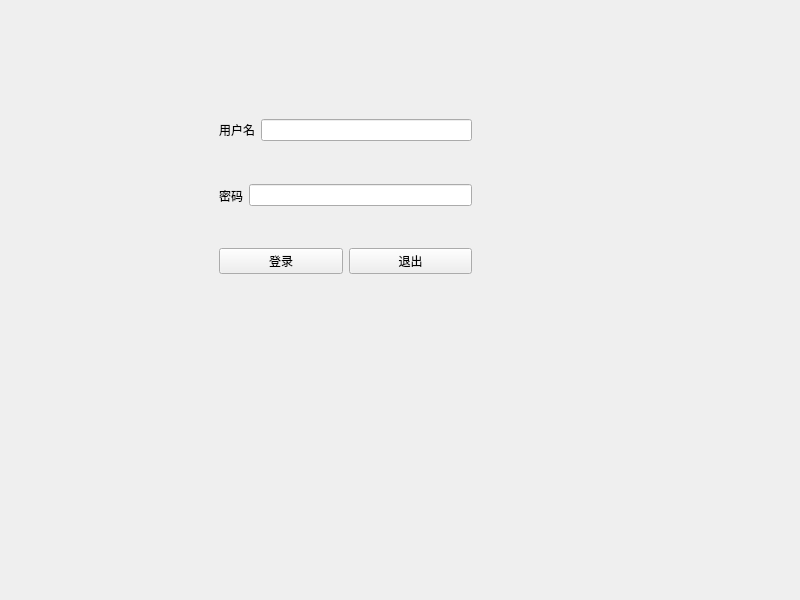
<?xml version="1.0" encoding="UTF-8"?>
<ui version="4.0">
 <class>MainWindow</class>
 <widget class="QMainWindow" name="MainWindow">
  <property name="geometry">
   <rect>
    <x>0</x>
    <y>0</y>
    <width>800</width>
    <height>600</height>
   </rect>
  </property>
  <property name="windowTitle">
   <string>MainWindow</string>
  </property>
  <widget class="QWidget" name="centralwidget">
   <widget class="QWidget" name="widget_4" native="true">
    <property name="geometry">
     <rect>
      <x>210</x>
      <y>100</y>
      <width>271</width>
      <height>191</height>
     </rect>
    </property>
    <layout class="QVBoxLayout" name="verticalLayout">
     <item>
      <widget class="QWidget" name="widget" native="true">
       <layout class="QHBoxLayout" name="horizontalLayout_4">
        <item>
         <widget class="QLabel" name="label">
          <property name="text">
           <string>用户名</string>
          </property>
         </widget>
        </item>
        <item>
         <widget class="QLineEdit" name="lineEdit"/>
        </item>
       </layout>
      </widget>
     </item>
     <item>
      <widget class="QWidget" name="widget_2" native="true">
       <layout class="QHBoxLayout" name="horizontalLayout_2">
        <item>
         <widget class="QLabel" name="label_2">
          <property name="text">
           <string>密码</string>
          </property>
         </widget>
        </item>
        <item>
         <widget class="QLineEdit" name="lineEdit_2">
          <property name="echoMode">
           <enum>QLineEdit::Password</enum>
          </property>
         </widget>
        </item>
       </layout>
      </widget>
     </item>
     <item>
      <widget class="QWidget" name="widget_3" native="true">
       <layout class="QHBoxLayout" name="horizontalLayout_3">
        <item>
         <widget class="QPushButton" name="pushButton">
          <property name="text">
           <string>登录</string>
          </property>
         </widget>
        </item>
        <item>
         <widget class="QPushButton" name="pushButton_2">
          <property name="text">
           <string>退出</string>
          </property>
         </widget>
        </item>
       </layout>
      </widget>
     </item>
    </layout>
   </widget>
  </widget>
 </widget>
 <resources/>
 <connections/>
</ui>
